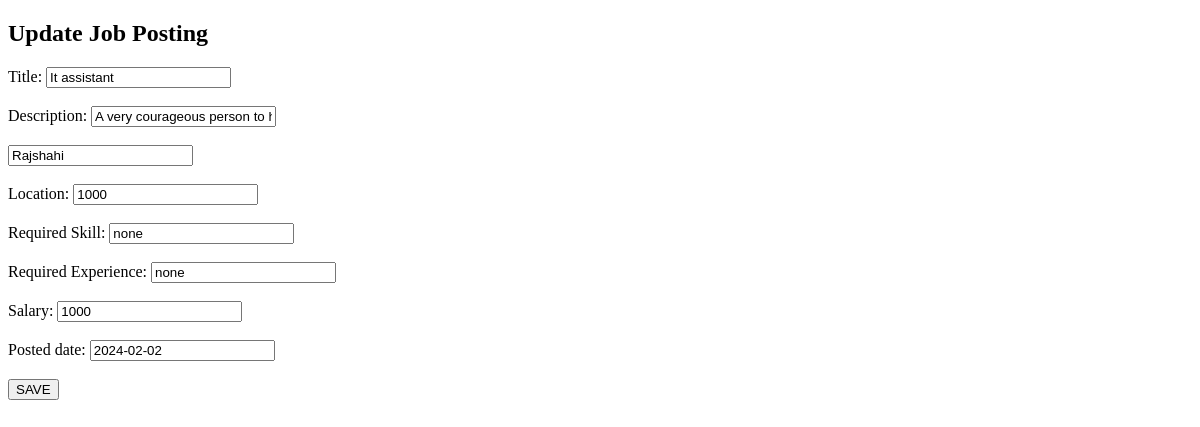
Before: /company/job_update.php?job_id=10 (signed in) with the older database file.
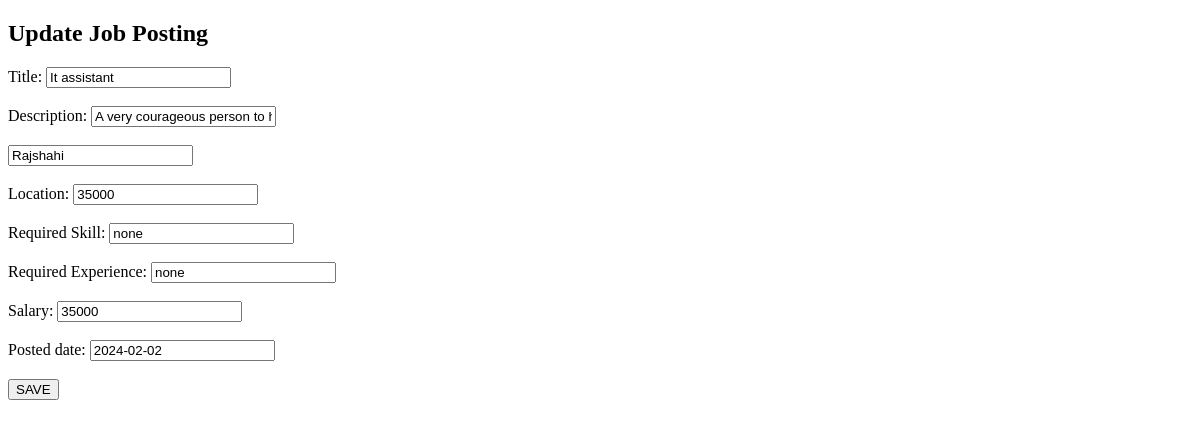
After: the same page with the newer database file.
### tables this page shows
CREATE TABLE `job` (
  `job_id` int(5) NOT NULL,
  `company_id` int(5) DEFAULT NULL,
  `title` varchar(50) NOT NULL,
  `description` varchar(1000) NOT NULL,
  `location` varchar(50) NOT NULL,
  `required_skill` varchar(200) NOT NULL,
  `required_experience` varchar(200) NOT NULL,
  `salary` int(10) NOT NULL,
  `posted_date` date NOT NULL
);

### company/job_update.php (the view, shortened to what this page needs)
<?php
require_once('connect.php');
$company_id = $_SESSION['company_id'];
$job_id = $_GET['job_id'];
$sql = "SELECT * FROM job WHERE job_id = '$job_id' AND company_id = '$company_id'";
$result = mysqli_query($conn, $sql);
if (mysqli_num_rows($result) > 0) {
    $job = mysqli_fetch_assoc($result);
} else {
    echo "Job not found or you do not have permission to edit this job.";
    exit();
}
?>
<!DOCTYPE html>
<html lang="en">
<head>
</head>
<body>
    <h2>Update Job Posting</h2>
    <form method="POST">
        <label>Title:</label>
        <input type="text" name="title" value="<?php echo $job['title']; ?>" required><br><br>
        <label>Description:</label>
        <input type="text" name="description" value="<?php echo $job['description']; ?>" required><br><br>
        <input type="text" name="location" value="<?php echo $job['location']; ?>" required><br><br>
        <label>Location:</label>
        <input type="text" name="salary" value="<?php echo $job['salary']; ?>" required><br><br>
        <label>Required Skill:</label>
        <input type="text" name="required_skill" value="<?php echo $job['required_skill']; ?>" required><br><br>
        <label>Required Experience:</label>
        <input type="text" name="required_experience" value="<?php echo $job['required_experience']; ?>" required><br><br>
        <label>Salary:</label>
        <input type="text" name="salary" value="<?php echo $job['salary']; ?>" required><br><br>
        <label>Posted date:</label>
        <input type="text" name="posted_date" value="<?php echo $job['posted_date']; ?>" required><br><br>
        <input type="submit" name="oyshi" value="SAVE"><br><br>
    </form>
</body>
</html>

Changed rows visible on the page:
changed job "It assistant": salary "1000" → "35000"
